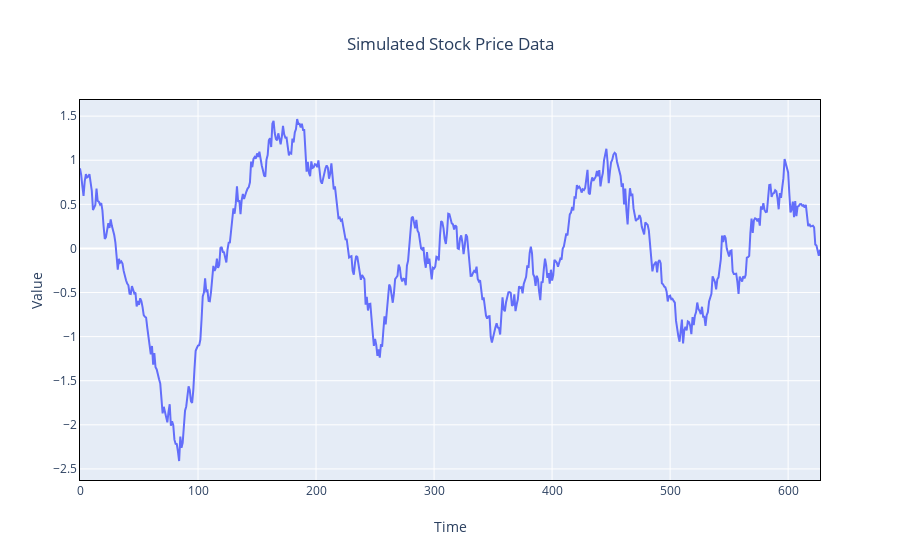

The cell this chart's notebook holds for it:
### Code cell
# coef = k/m

def shmplusgen():
    return market_gen(gen=shm_gen(dt=1,
                                  coef=1,     # coef = k/m
                                  amplitude=1,
                                  start_trend=100, 
                                  trend_per_tick=0, 
                                  noise=0.2,
                                  damping=0.002, 
                                  verbose=False),
                      lag=16)
gen = shmplusgen()

time_series=[]
stock_series=[]
for i in range(628):
    z = next(gen)
    time_series.append(i)
    stock_series.append(z[15])

df = pd.DataFrame({'dateindex': time_series, 'stock': stock_series})

make_figure(df['dateindex'], df['stock'],
            title='Simulated Stock Price Data',
            xtitle='Time',
            ytitle='Value'
           )

### Figure 1 — Plotly figure (JSON) as saved in the notebook; plotly's stock layout.template omitted (floating-point values rounded to 4 significant figures; data arrays with more than 128 entries replaced by an {"elided": "..."} marker saying what was removed)
{"data": [{"type": "scatter", "x": {"elided": "628 int values"}, "y": {"elided": "628 float values"}}], "layout": {"showlegend": false, "title": {"text": "Simulated Stock Price Data", "x": 0.5, "xanchor": "center"}, "xaxis": {"linecolor": "black", "linewidth": 1, "mirror": true, "title": {"text": "Time"}}, "yaxis": {"linecolor": "black", "linewidth": 1, "mirror": true, "title": {"text": "Value"}}}}
